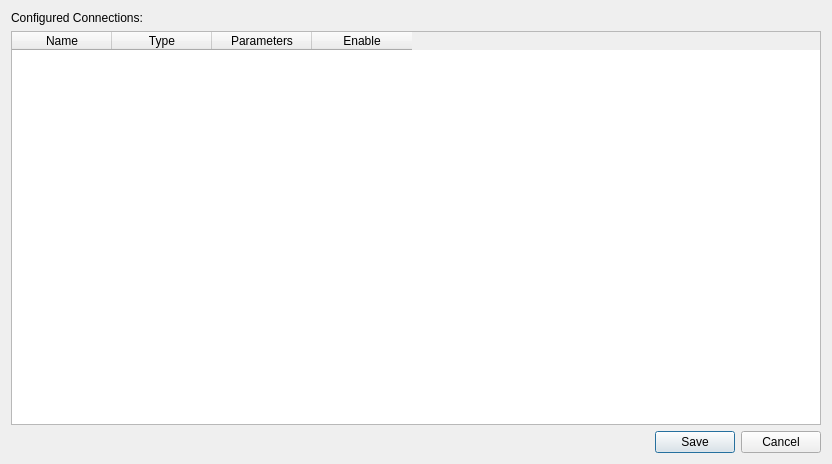
<?xml version="1.0" encoding="UTF-8"?>
<ui version="4.0">
 <class>Dialog</class>
 <widget class="QDialog" name="Dialog">
  <property name="geometry">
   <rect>
    <x>0</x>
    <y>0</y>
    <width>832</width>
    <height>464</height>
   </rect>
  </property>
  <property name="windowTitle">
   <string>Dialog</string>
  </property>
  <layout class="QGridLayout" name="gridLayout">
   <item row="0" column="0">
    <layout class="QVBoxLayout" name="verticalLayout">
     <item>
      <widget class="QLabel" name="label">
       <property name="text">
        <string>Configured Connections:</string>
       </property>
      </widget>
     </item>
     <item>
      <widget class="QTableWidget" name="tableConnections">
       <property name="selectionMode">
        <enum>QAbstractItemView::SingleSelection</enum>
       </property>
       <property name="selectionBehavior">
        <enum>QAbstractItemView::SelectRows</enum>
       </property>
       <property name="showGrid">
        <bool>false</bool>
       </property>
       <property name="columnCount">
        <number>4</number>
       </property>
       <column>
        <property name="text">
         <string>Name</string>
        </property>
       </column>
       <column>
        <property name="text">
         <string>Type</string>
        </property>
       </column>
       <column>
        <property name="text">
         <string>Parameters</string>
        </property>
       </column>
       <column>
        <property name="text">
         <string>Enable</string>
        </property>
       </column>
      </widget>
     </item>
     <item>
      <widget class="QDialogButtonBox" name="buttonBox">
       <property name="orientation">
        <enum>Qt::Horizontal</enum>
       </property>
       <property name="standardButtons">
        <set>QDialogButtonBox::Cancel|QDialogButtonBox::Save</set>
       </property>
       <property name="centerButtons">
        <bool>false</bool>
       </property>
      </widget>
     </item>
    </layout>
   </item>
  </layout>
 </widget>
 <resources/>
 <connections>
  <connection>
   <sender>buttonBox</sender>
   <signal>accepted()</signal>
   <receiver>Dialog</receiver>
   <slot>accept()</slot>
   <hints>
    <hint type="sourcelabel">
     <x>248</x>
     <y>254</y>
    </hint>
    <hint type="destinationlabel">
     <x>157</x>
     <y>274</y>
    </hint>
   </hints>
  </connection>
  <connection>
   <sender>buttonBox</sender>
   <signal>rejected()</signal>
   <receiver>Dialog</receiver>
   <slot>reject()</slot>
   <hints>
    <hint type="sourcelabel">
     <x>316</x>
     <y>260</y>
    </hint>
    <hint type="destinationlabel">
     <x>286</x>
     <y>274</y>
    </hint>
   </hints>
  </connection>
 </connections>
</ui>
